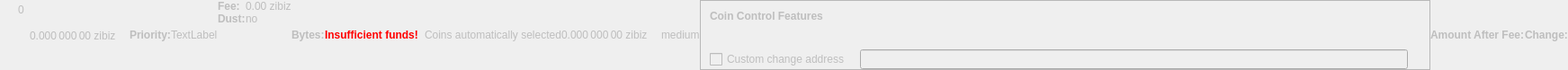
    <widget class="QWidget" name="dummyHideWidget" native="true">
     <property name="enabled">
      <bool>false</bool>
     </property>
     <property name="maximumSize">
      <size>
       <width>100</width>
       <height>22</height>
      </size>
     </property>
     <layout class="QHBoxLayout" name="dummyHideLayout">
      <property name="spacing">
       <number>0</number>
      </property>
      <property name="leftMargin">
       <number>0</number>
      </property>
      <property name="topMargin">
       <number>0</number>
      </property>
      <property name="rightMargin">
       <number>0</number>
      </property>
      <property name="bottomMargin">
       <number>0</number>
      </property>
      <item>
       <layout class="QFormLayout" name="formLayoutCoinControl1">
        <property name="horizontalSpacing">
         <number>10</number>
        </property>
        <property name="verticalSpacing">
         <number>14</number>
        </property>
        <property name="leftMargin">
         <number>10</number>
        </property>
        <property name="topMargin">
         <number>4</number>
        </property>
        <property name="rightMargin">
         <number>6</number>
        </property>
        <item row="0" column="1">
         <widget class="QLabel" name="labelCoinControlBytes">
          <property name="cursor">
           <cursorShape>IBeamCursor</cursorShape>
          </property>
          <property name="contextMenuPolicy">
           <enum>Qt::ActionsContextMenu</enum>
          </property>
          <property name="text">
           <string notr="true">0</string>
          </property>
          <property name="textInteractionFlags">
           <set>Qt::LinksAccessibleByMouse|Qt::TextSelectableByKeyboard|Qt::TextSelectableByMouse</set>
          </property>
         </widget>
        </item>
       </layout>
      </item>
      <item>
       <widget class="QLabel" name="labelCoinControlAfterFee">
        <property name="enabled">
         <bool>false</bool>
        </property>
        <property name="sizePolicy">
         <sizepolicy hsizetype="Fixed" vsizetype="Fixed">
          <horstretch>0</horstretch>
          <verstretch>0</verstretch>
         </sizepolicy>
        </property>
        <property name="minimumSize">
         <size>
          <width>111</width>
          <height>12</height>
         </size>
        </property>
        <property name="maximumSize">
         <size>
          <width>111</width>
          <height>12</height>
         </size>
        </property>
        <property name="cursor">
         <cursorShape>IBeamCursor</cursorShape>
        </property>
        <property name="contextMenuPolicy">
         <enum>Qt::ActionsContextMenu</enum>
        </property>
        <property name="text">
         <string notr="true">0.000 000 00 zibiz</string>
        </property>
        <property name="textInteractionFlags">
         <set>Qt::LinksAccessibleByMouse|Qt::TextSelectableByKeyboard|Qt::TextSelectableByMouse</set>
        </property>
       </widget>
      </item>
      <item>
       <widget class="QLabel" name="labelCoinControlPriorityText">
        <property name="enabled">
         <bool>false</bool>
        </property>
        <property name="font">
         <font>
          <weight>75</weight>
          <bold>true</bold>
         </font>
        </property>
        <property name="text">
         <string>Priority:</string>
        </property>
       </widget>
      </item>
      <item>
       <layout class="QHBoxLayout" name="horizontalLayout">
        <item>
         <widget class="QLabel" name="WarningLabel">
          <property name="text">
           <string>TextLabel</string>
          </property>
         </widget>
        </item>
       </layout>
      </item>
      <item>
       <layout class="QFormLayout" name="formLayoutCoinControl3">
        <property name="horizontalSpacing">
         <number>0</number>
        </property>
        <property name="verticalSpacing">
         <number>0</number>
        </property>
        <property name="leftMargin">
         <number>0</number>
        </property>
        <property name="topMargin">
         <number>0</number>
        </property>
        <property name="rightMargin">
         <number>0</number>
        </property>
        <item row="0" column="0">
         <widget class="QLabel" name="labelCoinControlFeeText">
          <property name="enabled">
           <bool>false</bool>
          </property>
          <property name="font">
           <font>
            <weight>75</weight>
            <bold>true</bold>
           </font>
          </property>
          <property name="text">
           <string>Fee:</string>
          </property>
          <property name="margin">
           <number>0</number>
          </property>
         </widget>
        </item>
        <item row="0" column="1">
         <widget class="QLabel" name="labelCoinControlFee">
          <property name="enabled">
           <bool>false</bool>
          </property>
          <property name="cursor">
           <cursorShape>IBeamCursor</cursorShape>
          </property>
          <property name="contextMenuPolicy">
           <enum>Qt::ActionsContextMenu</enum>
          </property>
          <property name="text">
           <string notr="true">0.00 zibiz</string>
          </property>
          <property name="textInteractionFlags">
           <set>Qt::LinksAccessibleByMouse|Qt::TextSelectableByKeyboard|Qt::TextSelectableByMouse</set>
          </property>
         </widget>
        </item>
        <item row="1" column="0">
         <widget class="QLabel" name="labelCoinControlLowOutputText">
          <property name="enabled">
           <bool>false</bool>
          </property>
          <property name="font">
           <font>
            <weight>75</weight>
            <bold>true</bold>
           </font>
          </property>
          <property name="text">
           <string>Dust:</string>
          </property>
         </widget>
        </item>
        <item row="1" column="1">
         <widget class="QLabel" name="labelCoinControlLowOutput">
          <property name="enabled">
           <bool>false</bool>
          </property>
          <property name="cursor">
           <cursorShape>IBeamCursor</cursorShape>
          </property>
          <property name="contextMenuPolicy">
           <enum>Qt::ActionsContextMenu</enum>
          </property>
          <property name="text">
           <string>no</string>
          </property>
          <property name="textInteractionFlags">
           <set>Qt::LinksAccessibleByMouse|Qt::TextSelectableByKeyboard|Qt::TextSelectableByMouse</set>
          </property>
         </widget>
        </item>
       </layout>
      </item>
      <item>
       <widget class="QLabel" name="labelCoinControlBytesText">
        <property name="enabled">
         <bool>false</bool>
        </property>
        <property name="font">
         <font>
          <weight>75</weight>
          <bold>true</bold>
         </font>
        </property>
        <property name="text">
         <string>Bytes:</string>
        </property>
       </widget>
      </item>
      <item>
       <layout class="QFormLayout" name="formLayoutCoinControl2">
        <property name="horizontalSpacing">
         <number>0</number>
        </property>
        <property name="verticalSpacing">
         <number>0</number>
        </property>
        <property name="leftMargin">
         <number>0</number>
        </property>
        <property name="topMargin">
         <number>0</number>
        </property>
        <property name="rightMargin">
         <number>0</number>
        </property>
       </layout>
      </item>
      <item>
       <layout class="QHBoxLayout" name="horizontalLayoutCoinControl2">
        <property name="spacing">
         <number>0</number>
        </property>
        <property name="bottomMargin">
         <number>0</number>
        </property>
       </layout>
      </item>
      <item>
       <widget class="QLabel" name="labelCoinControlInsuffFunds">
        <property name="enabled">
         <bool>false</bool>
        </property>
        <property name="minimumSize">
         <size>
          <width>0</width>
          <height>0</height>
         </size>
        </property>
        <property name="font">
         <font>
          <weight>75</weight>
          <bold>true</bold>
         </font>
        </property>
        <property name="styleSheet">
         <string notr="true">color:red;font-weight:bold;</string>
        </property>
        <property name="text">
         <string>Insufficient funds!</string>
        </property>
        <property name="margin">
         <number>5</number>
        </property>
       </widget>
      </item>
      <item>
       <layout class="QFormLayout" name="formLayoutCoinControl4">
        <property name="horizontalSpacing">
         <number>0</number>
        </property>
        <property name="verticalSpacing">
         <number>0</number>
        </property>
        <property name="leftMargin">
         <number>0</number>
        </property>
        <property name="topMargin">
         <number>0</number>
        </property>
        <property name="rightMargin">
         <number>0</number>
        </property>
       </layout>
      </item>
      <item>
       <widget class="QLabel" name="labelCoinControlChangeLabel">
        <property name="enabled">
         <bool>false</bool>
        </property>
        <property name="sizePolicy">
         <sizepolicy hsizetype="Preferred" vsizetype="Expanding">
          <horstretch>0</horstretch>
          <verstretch>0</verstretch>
         </sizepolicy>
        </property>
        <property name="minimumSize">
         <size>
          <width>0</width>
          <height>0</height>
         </size>
        </property>
        <property name="text">
         <string/>
        </property>
        <property name="margin">
         <number>3</number>
        </property>
       </widget>
      </item>
      <item>
       <widget class="QLabel" name="labelCoinControlAutomaticallySelected">
        <property name="enabled">
         <bool>false</bool>
        </property>
        <property name="sizePolicy">
         <sizepolicy hsizetype="Fixed" vsizetype="Fixed">
          <horstretch>0</horstretch>
          <verstretch>0</verstretch>
         </sizepolicy>
        </property>
        <property name="minimumSize">
         <size>
          <width>0</width>
          <height>0</height>
         </size>
        </property>
        <property name="maximumSize">
         <size>
          <width>240</width>
          <height>16777215</height>
         </size>
        </property>
        <property name="text">
         <string>Coins automatically selected</string>
        </property>
        <property name="margin">
         <number>5</number>
        </property>
       </widget>
      </item>
      <item>
       <widget class="QLabel" name="labelCoinControlChange">
        <property name="enabled">
         <bool>false</bool>
        </property>
        <property name="sizePolicy">
         <sizepolicy hsizetype="Fixed" vsizetype="Fixed">
          <horstretch>0</horstretch>
          <verstretch>0</verstretch>
         </sizepolicy>
        </property>
        <property name="minimumSize">
         <size>
          <width>111</width>
          <height>0</height>
         </size>
        </property>
        <property name="maximumSize">
         <size>
          <width>111</width>
          <height>16777215</height>
         </size>
        </property>
        <property name="cursor">
         <cursorShape>IBeamCursor</cursorShape>
        </property>
        <property name="contextMenuPolicy">
         <enum>Qt::ActionsContextMenu</enum>
        </property>
        <property name="text">
         <string notr="true">0.000 000 00 zibiz</string>
        </property>
        <property name="textInteractionFlags">
         <set>Qt::LinksAccessibleByMouse|Qt::TextSelectableByKeyboard|Qt::TextSelectableByMouse</set>
        </property>
       </widget>
      </item>
      <item>
       <widget class="QLabel" name="labelCoinControlPriority">
        <property name="enabled">
         <bool>false</bool>
        </property>
        <property name="cursor">
         <cursorShape>IBeamCursor</cursorShape>
        </property>
        <property name="contextMenuPolicy">
         <enum>Qt::ActionsContextMenu</enum>
        </property>
        <property name="text">
         <string>medium</string>
        </property>
        <property name="textInteractionFlags">
         <set>Qt::LinksAccessibleByMouse|Qt::TextSelectableByKeyboard|Qt::TextSelectableByMouse</set>
        </property>
       </widget>
      </item>
      <item>
       <widget class="QFrame" name="frameCoinControl">
        <property name="sizePolicy">
         <sizepolicy hsizetype="Expanding" vsizetype="Expanding">
          <horstretch>0</horstretch>
          <verstretch>0</verstretch>
         </sizepolicy>
        </property>
        <property name="maximumSize">
         <size>
          <width>16777215</width>
          <height>16777215</height>
         </size>
        </property>
        <property name="frameShape">
         <enum>QFrame::StyledPanel</enum>
        </property>
        <property name="frameShadow">
         <enum>QFrame::Sunken</enum>
        </property>
        <layout class="QVBoxLayout" name="verticalLayoutCoinControl2_2">
         <property name="spacing">
          <number>0</number>
         </property>
         <property name="leftMargin">
          <number>0</number>
         </property>
         <property name="topMargin">
          <number>0</number>
         </property>
         <property name="rightMargin">
          <number>0</number>
         </property>
         <property name="bottomMargin">
          <number>0</number>
         </property>
         <item>
          <layout class="QVBoxLayout" name="verticalLayoutCoinControl" stretch="0,0,0,1">
           <property name="spacing">
            <number>0</number>
           </property>
           <property name="leftMargin">
            <number>10</number>
           </property>
           <property name="topMargin">
            <number>10</number>
           </property>
           <item>
            <layout class="QHBoxLayout" name="horizontalLayoutCoinControl1">
             <property name="bottomMargin">
              <number>15</number>
             </property>
             <item>
              <widget class="QLabel" name="labelCoinControlFeatures">
               <property name="enabled">
                <bool>false</bool>
               </property>
               <property name="sizePolicy">
                <sizepolicy hsizetype="Preferred" vsizetype="Maximum">
                 <horstretch>0</horstretch>
                 <verstretch>0</verstretch>
                </sizepolicy>
               </property>
               <property name="font">
                <font>
                 <weight>75</weight>
                 <bold>true</bold>
                </font>
               </property>
               <property name="styleSheet">
                <string notr="true">font-weight:bold;</string>
               </property>
               <property name="text">
                <string>Coin Control Features</string>
               </property>
              </widget>
             </item>
            </layout>
           </item>
           <item>
            <widget class="QWidget" name="widgetCoinControl" native="true">
             <property name="sizePolicy">
              <sizepolicy hsizetype="Preferred" vsizetype="Preferred">
               <horstretch>0</horstretch>
               <verstretch>0</verstretch>
              </sizepolicy>
             </property>
             <property name="minimumSize">
              <size>
               <width>0</width>
               <height>0</height>
              </size>
             </property>
             <property name="styleSheet">
              <string notr="true"/>
             </property>
             <layout class="QHBoxLayout" name="horizontalLayoutCoinControl5_2">
              <property name="leftMargin">
               <number>0</number>
              </property>
              <property name="topMargin">
               <number>0</number>
              </property>
              <property name="rightMargin">
               <number>0</number>
              </property>
              <property name="bottomMargin">
               <number>0</number>
              </property>
              <item>
               <layout class="QHBoxLayout" name="horizontalLayoutCoinControl3">
                <property name="spacing">
                 <number>20</number>
                </property>
                <property name="topMargin">
                 <number>0</number>
                </property>
                <property name="bottomMargin">
                 <number>10</number>
                </property>
               </layout>
              </item>
             </layout>
            </widget>
           </item>
           <item>
            <layout class="QHBoxLayout" name="horizontalLayoutCoinControl4" stretch="0,0,0">
             <property name="spacing">
              <number>12</number>
             </property>
             <property name="sizeConstraint">
              <enum>QLayout::SetDefaultConstraint</enum>
             </property>
             <property name="topMargin">
              <number>5</number>
             </property>
             <property name="rightMargin">
              <number>5</number>
             </property>
             <item>
              <widget class="QCheckBox" name="checkBoxCoinControlChange">
               <property name="enabled">
                <bool>false</bool>
               </property>
               <property name="toolTip">
                <string>If this is activated, but the change address is empty or invalid, change will be sent to a newly generated address.</string>
               </property>
               <property name="text">
                <string>Custom change address</string>
               </property>
              </widget>
             </item>
             <item>
              <widget class="QValidatedLineEdit" name="lineEditCoinControlChange">
               <property name="enabled">
                <bool>false</bool>
               </property>
               <property name="sizePolicy">
                <sizepolicy hsizetype="Expanding" vsizetype="Fixed">
                 <horstretch>0</horstretch>
                 <verstretch>0</verstretch>
                </sizepolicy>
               </property>
              </widget>
             </item>
             <item>
              <widget class="QLabel" name="labelCoinControlChangeLabel_2">
               <property name="sizePolicy">
                <sizepolicy hsizetype="Preferred" vsizetype="Expanding">
                 <horstretch>0</horstretch>
                 <verstretch>0</verstretch>
                </sizepolicy>
               </property>
               <property name="minimumSize">
                <size>
                 <width>0</width>
                 <height>0</height>
                </size>
               </property>
               <property name="text">
                <string/>
               </property>
               <property name="margin">
                <number>3</number>
               </property>
              </widget>
             </item>
            </layout>
           </item>
           <item>
            <spacer name="verticalSpacerCoinControl">
             <property name="orientation">
              <enum>Qt::Vertical</enum>
             </property>
             <property name="sizeHint" stdset="0">
              <size>
               <width>800</width>
               <height>1</height>
              </size>
             </property>
            </spacer>
           </item>
          </layout>
         </item>
        </layout>
       </widget>
      </item>
      <item>
       <widget class="QLabel" name="labelCoinControlAfterFeeText">
        <property name="enabled">
         <bool>false</bool>
        </property>
        <property name="minimumSize">
         <size>
          <width>0</width>
          <height>0</height>
         </size>
        </property>
        <property name="maximumSize">
         <size>
          <width>16777215</width>
          <height>16777215</height>
         </size>
        </property>
        <property name="font">
         <font>
          <weight>75</weight>
          <bold>true</bold>
         </font>
        </property>
        <property name="text">
         <string>Amount After Fee:</string>
        </property>
        <property name="alignment">
         <set>Qt::AlignLeading|Qt::AlignLeft|Qt::AlignVCenter</set>
        </property>
        <property name="margin">
         <number>0</number>
        </property>
       </widget>
      </item>
      <item>
       <widget class="QLabel" name="labelCoinControlChangeText">
        <property name="enabled">
         <bool>false</bool>
        </property>
        <property name="sizePolicy">
         <sizepolicy hsizetype="Preferred" vsizetype="Preferred">
          <horstretch>0</horstretch>
          <verstretch>0</verstretch>
         </sizepolicy>
        </property>
        <property name="minimumSize">
         <size>
          <width>0</width>
          <height>0</height>
         </size>
        </property>
        <property name="maximumSize">
         <size>
          <width>16777215</width>
          <height>16777215</height>
         </size>
        </property>
        <property name="font">
         <font>
          <weight>75</weight>
          <bold>true</bold>
         </font>
        </property>
        <property name="text">
         <string>Change:</string>
        </property>
        <property name="alignment">
         <set>Qt::AlignLeading|Qt::AlignLeft|Qt::AlignVCenter</set>
        </property>
       </widget>
      </item>
     </layout>
    </widget>
